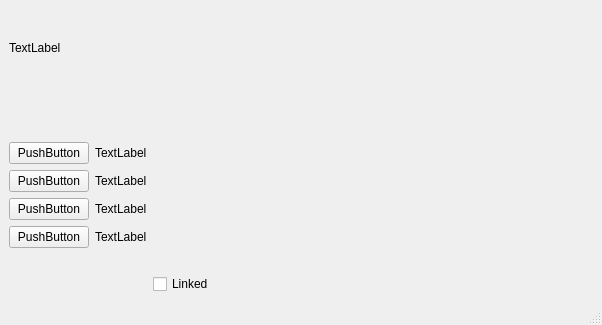
<?xml version="1.0" encoding="UTF-8"?>
<ui version="4.0">
 <class>Int_Temp</class>
 <widget class="QMainWindow" name="Int_Temp">
  <property name="geometry">
   <rect>
    <x>0</x>
    <y>0</y>
    <width>602</width>
    <height>325</height>
   </rect>
  </property>
  <property name="windowTitle">
   <string>Int_Temp</string>
  </property>
  <widget class="QWidget" name="centralwidget">
   <layout class="QGridLayout" name="gridLayout">
    <item row="8" column="2">
     <spacer name="horizontalSpacer">
      <property name="orientation">
       <enum>Qt::Horizontal</enum>
      </property>
      <property name="sizeHint" stdset="0">
       <size>
        <width>40</width>
        <height>20</height>
       </size>
      </property>
     </spacer>
    </item>
    <item row="1" column="0">
     <spacer name="verticalSpacer">
      <property name="orientation">
       <enum>Qt::Vertical</enum>
      </property>
      <property name="sizeType">
       <enum>QSizePolicy::Preferred</enum>
      </property>
      <property name="sizeHint" stdset="0">
       <size>
        <width>50</width>
        <height>50</height>
       </size>
      </property>
     </spacer>
    </item>
    <item row="2" column="1">
     <widget class="QLabel" name="label1">
      <property name="text">
       <string>TextLabel</string>
      </property>
     </widget>
    </item>
    <item row="6" column="0">
     <widget class="QPushButton" name="IOLink3">
      <property name="text">
       <string>PushButton</string>
      </property>
     </widget>
    </item>
    <item row="7" column="0">
     <widget class="QPushButton" name="IOLink4">
      <property name="text">
       <string>PushButton</string>
      </property>
     </widget>
    </item>
    <item row="2" column="0">
     <widget class="QPushButton" name="IOLink1">
      <property name="text">
       <string>PushButton</string>
      </property>
     </widget>
    </item>
    <item row="9" column="2">
     <widget class="QCheckBox" name="checkBox">
      <property name="text">
       <string>Linked</string>
      </property>
     </widget>
    </item>
    <item row="0" column="0" colspan="3">
     <widget class="QLabel" name="label_5">
      <property name="text">
       <string>TextLabel</string>
      </property>
     </widget>
    </item>
    <item row="5" column="0">
     <widget class="QPushButton" name="IOLink2">
      <property name="text">
       <string>PushButton</string>
      </property>
     </widget>
    </item>
    <item row="5" column="1">
     <widget class="QLabel" name="label_2">
      <property name="text">
       <string>TextLabel</string>
      </property>
     </widget>
    </item>
    <item row="7" column="1">
     <widget class="QLabel" name="label_4">
      <property name="text">
       <string>TextLabel</string>
      </property>
     </widget>
    </item>
    <item row="6" column="1">
     <widget class="QLabel" name="label_3">
      <property name="text">
       <string>TextLabel</string>
      </property>
     </widget>
    </item>
   </layout>
  </widget>
  <widget class="QMenuBar" name="menubar">
   <property name="geometry">
    <rect>
     <x>0</x>
     <y>0</y>
     <width>602</width>
     <height>21</height>
    </rect>
   </property>
  </widget>
  <widget class="QStatusBar" name="statusbar"/>
 </widget>
 <resources/>
 <connections/>
</ui>
